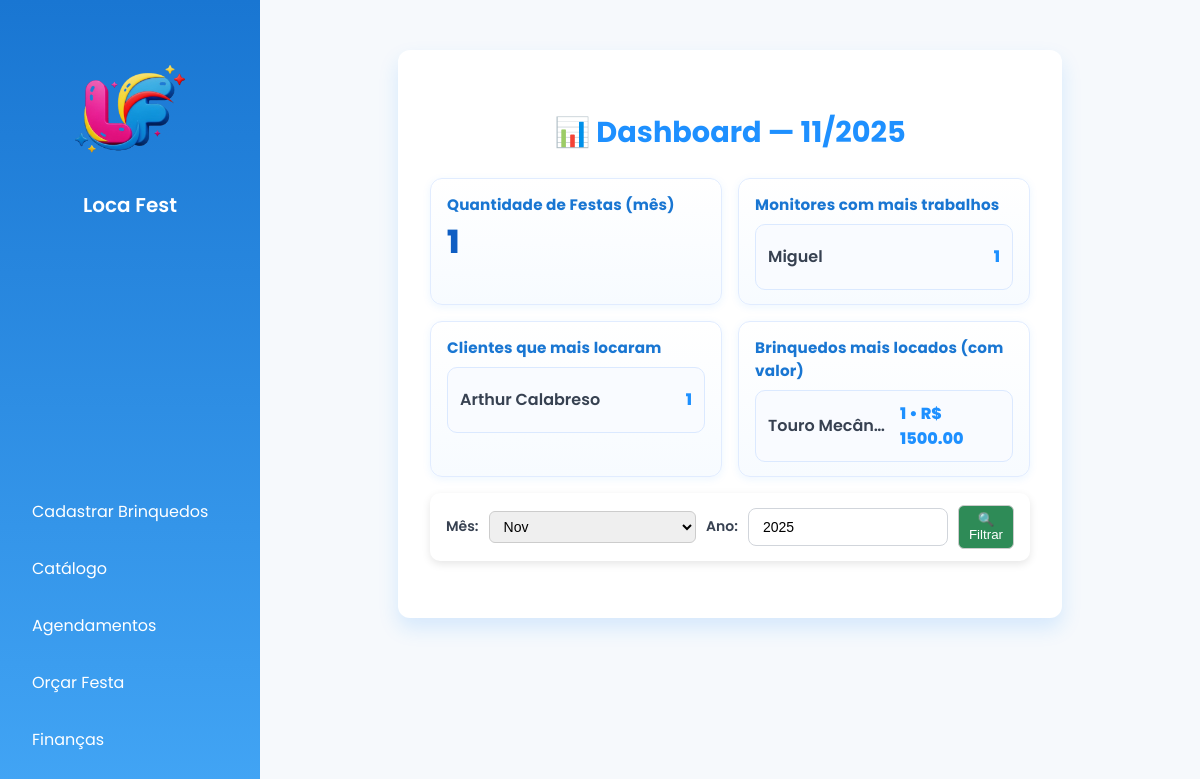
The page / on the database its author committed.
### storage.py (models this page shows)
class Monitor(db.Model):
    id = db.Column(db.Integer, primary_key=True)
    nome = db.Column(db.String(100), nullable=False)
    telefone = db.Column(db.String(20))
    disponibilidade = db.Column(db.Boolean, default=True)  # True = disponível

class Orcamento(db.Model):
    id = db.Column(db.Integer, primary_key=True)
    nome_cliente = db.Column(db.String(100), nullable=False)
    telefone = db.Column(db.String(20))
    endereco = db.Column(db.String(200))
    brinquedos = db.relationship('Brinquedo', secondary='orcamento_brinquedo')
    valor_total = db.Column(db.Float, nullable=False)
    agendado = db.Column(db.Boolean, default=False)
    data_festa = db.Column(db.Date, nullable=True)
    hora_festa = db.Column(db.Time, nullable=True)
    monitor_id = db.Column(db.Integer, db.ForeignKey('monitor.id'), nullable=True)
    monitor = db.relationship('Monitor', backref='orcamentos')
    status = db.Column(db.String(20), default='pendente')  # pendente | finalizado | cancelado

class Brinquedo(db.Model):
    id = db.Column(db.Integer, primary_key=True)
    nome = db.Column(db.String(100), nullable=False)
    tamanho = db.Column(db.String(50))
    preco = db.Column(db.Float, nullable=False)
    faixa_etaria = db.Column(db.String(50))
    caminho_imagem = db.Column(db.String(200))

### routes.py (the view)
@app.route('/')
def home():
    hoje = datetime.date.today()
    mes = request.args.get('mes', type=int, default=hoje.month)
    ano = request.args.get('ano', type=int, default=hoje.year)
    festas_mes = (
        Orcamento.query
        .filter(
            db.extract('month', Orcamento.data_festa) == mes,
            db.extract('year', Orcamento.data_festa) == ano,
            Orcamento.agendado == True
        )
        .count()
    )
    monitores_top = (
        db.session.query(
            Monitor.nome.label('nome'),
            db.func.count(Orcamento.id).label('qtd')
        )
        .join(Orcamento, Orcamento.monitor_id == Monitor.id)
        .filter(
            db.extract('month', Orcamento.data_festa) == mes,
            db.extract('year', Orcamento.data_festa) == ano,
            Orcamento.agendado == True
        )
        .group_by(Monitor.id)
        .order_by(db.desc('qtd'))
        .limit(5)
        .all()
    )
    clientes_top = (
        db.session.query(
            Orcamento.nome_cliente.label('nome'),
            db.func.count(Orcamento.id).label('qtd')
        )
        .filter(
            db.extract('month', Orcamento.data_festa) == mes,
            db.extract('year', Orcamento.data_festa) == ano,
            Orcamento.agendado == True
        )
        .group_by(Orcamento.nome_cliente)
        .order_by(db.desc('qtd'))
        .limit(5)
        .all()
    )
    brinquedos_top = (
        db.session.query(
            Brinquedo.nome.label('nome'),
            db.func.count(Orcamento.id).label('qtd'),
            db.func.sum(Brinquedo.preco).label('valor_mes')
        )
        .select_from(Orcamento)
        .join(Orcamento.brinquedos)  # requer relacionamento definido no modelo
        .filter(
            db.extract('month', Orcamento.data_festa) == mes,
            db.extract('year', Orcamento.data_festa) == ano,
            Orcamento.agendado == True
        )
        .group_by(Brinquedo.id)
        .order_by(db.desc('qtd'))
        .limit(5)
        .all()
    )
    page_content = render_template(
        'dashboard.html',
        mes=mes,
        ano=ano,
        festas_mes=festas_mes,
        monitores_top=monitores_top,
        clientes_top=clientes_top,
        brinquedos_top=brinquedos_top
    )
    return render_template(
        'home.html',
        active_page='home',
        page_title='Dashboard',
        page_content=page_content
    )

### templates/dashboard.html
<div class="card">
  <h3>📊 Dashboard — {{ '%02d' % mes }}/{{ ano }}</h3>
  <div class="dashboard-grid">
    <div class="metric">
      <h4>Quantidade de Festas (mês)</h4>
      <p class="metric-value">{{ festas_mes }}</p>
    </div>
    <div class="metric">
      <h4>Monitores com mais trabalhos</h4>
      <ul class="list-ranking">
        {% for m in monitores_top %}
          <li><span>{{ m.nome }}</span> <strong>{{ m.qtd }}</strong></li>
        {% else %}
          <li>Sem dados no período.</li>
        {% endfor %}
      </ul>
    </div>
    <div class="metric">
      <h4>Clientes que mais locaram</h4>
      <ul class="list-ranking">
        {% for c in clientes_top %}
          <li><span>{{ c.nome or '—' }}</span> <strong>{{ c.qtd }}</strong></li>
        {% else %}
          <li>Sem dados no período.</li>
        {% endfor %}
      </ul>
    </div>
    <div class="metric">
      <h4>Brinquedos mais locados (com valor)</h4>
      <ul class="list-ranking">
        {% for b in brinquedos_top %}
          <li>
            <span>{{ b.nome }}</span>
            <strong>{{ b.qtd }} • R$ {{ '%.2f'|format(b.valor_mes or 0) }}</strong>
          </li>
        {% else %}
          <li>Sem dados no período.</li>
        {% endfor %}
      </ul>
    </div>
  </div>
  <form method="get" action="/" class="filtro-financeiro" style="margin-top:16px;">
    <label for="mes">Mês:</label>
    <select name="mes" id="mes">
      {% for i in range(1, 13) %}
        <option value="{{ i }}" {% if i == mes %}selected{% endif %}>
          {{ ['Jan','Fev','Mar','Abr','Mai','Jun','Jul','Ago','Set','Out','Nov','Dez'][i-1] }}
        </option>
      {% endfor %}
    </select>
    <label for="ano">Ano:</label>
    <input type="number" name="ano" id="ano" value="{{ ano }}">
    <button type="submit">🔍 Filtrar</button>
  </form>
</div>

### static/style.css (style rules this page uses)
body { margin: 0; font-family: 'Poppins', sans-serif; background: #f6f9fc; color: #333; }
.card { max-width: 500px; margin: 10px auto 0 auto; background: #fff; border-radius: 12px; box-shadow: 0 8px 24px rgba(0,0,0,0.12); font-family: 'Poppins', sans-serif; overflow: hidden; transition: transform 0.3s ease, box-shadow 0.3s ease; }
.filtro-financeiro { display: flex; align-items: center; gap: 10px; flex-wrap: nowrap; background: #fff; padding: 12px 16px; border-radius: 10px; box-shadow: 0 3px 8px rgba(0,0,0,0.1); margin-bottom: 25px; }
.filtro-financeiro label { display: flex; align-items: center; gap: 8px; margin: 0; }
.filtro-financeiro select, .filtro-financeiro input, .filtro-financeiro button { padding: 6px 10px; border-radius: 6px; border: 1px solid #ccc; margin: 0; }
#mes { min-width: 110px; }
#ano { width: 200px; }
.filtro-financeiro button { background: #2e8b57; color: white; cursor: pointer; transition: 0.2s; }
form label { display: block; margin-bottom: 16px; color: #374151; font-size: 14px; font-weight: 600; }
form input[type="text"], form input[type="number"], form input[type="file"], form select { width: 100%; padding: 10px 14px; font-size: 14px; border: 1.5px solid #d1d5db; border-radius: 8px; transition: border-color 0.3s, box-shadow 0.3s; box-sizing: border-box; }
.card { max-width: 600px; margin: 18px auto 0 auto; padding: 2rem; background: white; border-radius: 12px; box-shadow: 0 10px 20px rgba(30, 144, 255, 0.15); transition: box-shadow 0.3s ease, transform 0.3s ease; }
.card h3 { text-align: center; color: #1E90FF; font-weight: 700; margin-bottom: 1.5rem; font-size: 1.8rem; }
label { margin-top: 1rem; font-size: 0.9rem; display: flex; align-items: center; cursor: pointer; }
.card .dashboard-grid { display: grid; grid-template-columns: repeat(auto-fit, minmax(220px, 1fr)); gap: 16px; margin-top: 12px; align-items: stretch; }
.card .metric { background: linear-gradient(180deg, #ffffff 0%, #f7fbff 100%); border: 1px solid #e1ecff; border-radius: 12px; padding: 14px 16px; box-shadow: 0 2px 8px rgba(30, 144, 255, 0.08); transition: transform 0.2s ease, box-shadow 0.2s ease; }
.card .metric h4 { margin: 0 0 8px 0; color: #1976d2; font-size: 0.95rem; letter-spacing: 0.2px; }
.card .metric .metric-value { margin: 0; font-size: 2rem; font-weight: 800; color: #0f5ec3; line-height: 1.1; }
.card .list-ranking { list-style: none; margin: 8px 0 0 0; padding: 0; display: flex; flex-direction: column; gap: 8px; }
.card .list-ranking li { display: flex; align-items: center; justify-content: space-between; gap: 12px; padding: 10px 12px; background: #f9fbff; border: 1px solid #dbe9ff; border-radius: 10px; min-height: 44px; transition: background-color 0.2s ease, border-color 0.2s ease; }
.card .list-ranking li span { color: #374151; font-weight: 600; overflow: hidden; text-overflow: ellipsis; white-space: nowrap; }
.card .list-ranking li strong { color: #1E90FF; font-weight: 800; }

### rows shown on the page
Monitor: nome "Miguel", qtd "1"
Orcamento: nome_cliente "Arthur Calabreso", qtd "1"
Brinquedo: nome "Touro Mecân…", qtd "1", preco "1500.00"

### other values the page prints
{{ '%02d' % mes }} "11"
{{ ano }} "2025"
{{ festas_mes }} "1"
form field mes "Nov"
